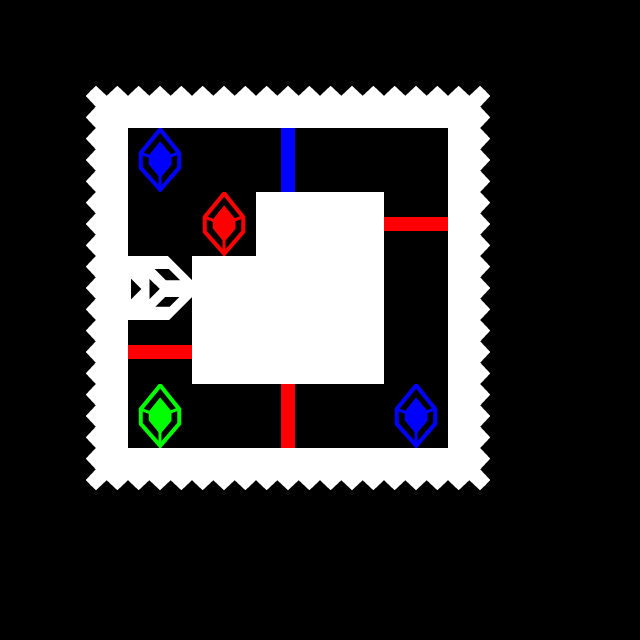

Rendered tile map (Tiled .tmx) drawn with the repository's tilesets; below, a short description and the full map source, tile grids included:
An orthogonal 10x10 tile map with 64x64 px tiles, 2 tile layers (tiles, entities).

<map version="1.2" tiledversion="1.3.2" orientation="orthogonal" renderorder="right-down" compressionlevel="-1" width="10" height="10" tilewidth="64" tileheight="64" infinite="0" nextlayerid="3" nextobjectid="1">
 <editorsettings>
  <export target="trapped.lua" format="lua" />
 </editorsettings>
 <tileset firstgid="1" source="tilesets/tiles.tsx" />
 <layer id="1" name="tiles" width="10" height="10">
  <data encoding="csv">
0,0,0,0,0,0,0,0,0,0,
0,6,7,7,7,7,7,8,0,0,
0,16,0,0,12,0,0,18,0,0,
0,16,0,0,17,17,3,18,0,0,
0,16,0,17,17,17,0,18,0,0,
0,16,3,17,17,17,0,18,0,0,
0,16,0,0,13,0,0,18,0,0,
0,26,27,27,27,27,27,28,0,0,
0,0,0,0,0,0,0,0,0,0,
0,0,0,0,0,0,0,0,0,0
</data>
 </layer>
 <layer id="2" name="entities" width="10" height="10">
  <data encoding="csv">
0,0,0,0,0,0,0,0,0,0,
0,0,0,0,0,0,0,0,0,0,
0,0,22,0,0,0,0,0,0,0,
0,0,0,23,0,0,0,0,0,0,
0,0,15,0,0,0,0,0,0,0,
0,0,0,0,0,0,0,0,0,0,
0,0,21,0,0,0,22,0,0,0,
0,0,0,0,0,0,0,0,0,0,
0,0,0,0,0,0,0,0,0,0,
0,0,0,0,0,0,0,0,0,0
</data>
 </layer>
</map>
